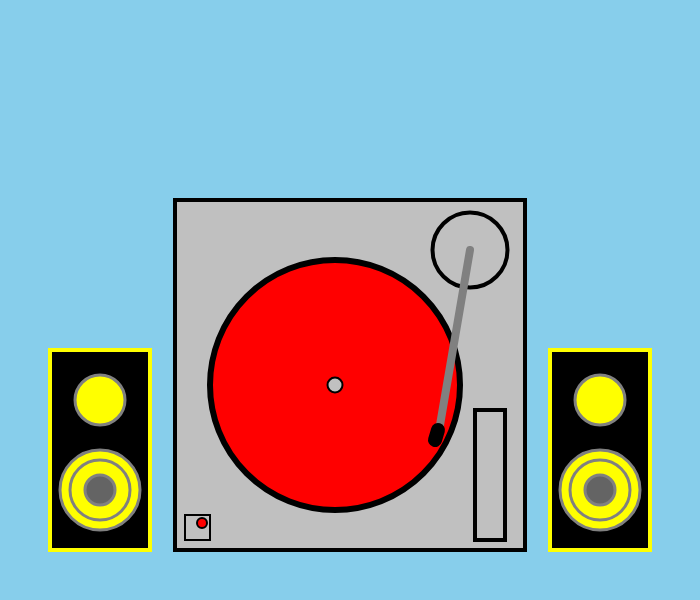
Frame 1 (no input)
Frame 60 (no input): identical to frame 1, image omitted
Frame 120 (the mouse pressed at the canvas centre since frame 60): identical to frame 1, image omitted

The p5.js sketch that drew this single still picture (run headless with seeded random() and noise() and a simulated clock; from frame 60 on, the mouse is pressed at the canvas centre):

// p5.js sketch
// ── sketch.js
/*
Name:  Fernando O
Title:  Living Room

Concept:  This 5th sketch is an image of a record-player playing music 
in a living room with speakers
*/

function setup() {
  createCanvas(700, 600);
}

function draw() {
  background("skyblue");

  if (powerOn) {
    move = random(-5, 5);
  } else {
    move = 0;
  }

  drawSpeaker();
}

let move = 0;
let powerOn = false;

// SPEAKERS

function drawSpeaker() {

 // Left Speaker cabinet
  fill("black");
  strokeWeight(4);
  stroke("yellow");
  rect(50, 350, 100, 200);

// Left Speaker tweeter (top)
  fill("yellow");
  strokeWeight(3);
  stroke("grey");
  ellipse(100, 400, 50, 50);

// Left Speaker woofer
  fill("yellow");
  strokeWeight(3);
  stroke("grey");
  ellipse(100, 490, 80 + move, 80 + move);

// Yellow ellipse (woofer center outline)
  fill("yellow");
  ellipse(100, 490, 60 + move, 60 + move);

// Gray ellipse center
  fill(100);
  ellipse(100, 490, 30 + move, 30 + move);


// Right Speaker cabinet
  fill("black");
  strokeWeight(4);
  stroke("yellow");
  rect(550, 350, 100, 200);

// Right Speaker tweeter (top)
  fill("yellow");
  strokeWeight(3);
  stroke("grey");
  ellipse(600, 400, 50, 50);

// Right Speaker woofer
  fill("yellow");
  strokeWeight(3);
  stroke("grey");
  ellipse(600, 490, 80 + move, 80 + move);

  // Yellow ellipse (woofer center outline)
  fill("yellow");
  ellipse(600, 490, 60 + move, 60 + move);

  // Gray ellipse center
  fill(100);
  ellipse(600, 490, 30 + move, 30 + move);

//Record-Player Frame
  fill("silver");
  strokeWeight(4);
    stroke("black");
  rect(175, 200, 350, 350);

 //record plater
fill("red");
  strokeWeight(6);
  stroke("black");
  circle(335,385,250);

//center of record platter
fill("silver");
  strokeWeight(2);
  circle(335,385,15);

//On & Off Button
  fill("silver");
  strokeWeight(2);
    stroke("black");
square(185, 515, 25);

 //tone arm base
fill("silver");
  strokeWeight(4);  
  stroke("black");
  circle(470,250,75);

// Silver arm
  strokeWeight(8);  
  stroke("grey");
line(470, 250, 440, 425);

// Needle
strokeWeight(14);  
  stroke("black");
line(435, 440, 438, 430);

//On & Off Redlight
// On & Off Indicator Light
stroke("black");
strokeWeight(2);

if (powerOn) {
  fill("lime");
} else {
  fill("red");
}

circle(202, 523, 10);


//Cue area frame
fill("silver");
  strokeWeight(4);
    stroke("black");
  rect(475,410,30,130);
}

// MOUSE INPUT
function mousePressed() {

  if (mouseX > 185 && mouseX < 210 &&
      mouseY > 515 && mouseY < 540) {

    powerOn = !powerOn;

  }
}
